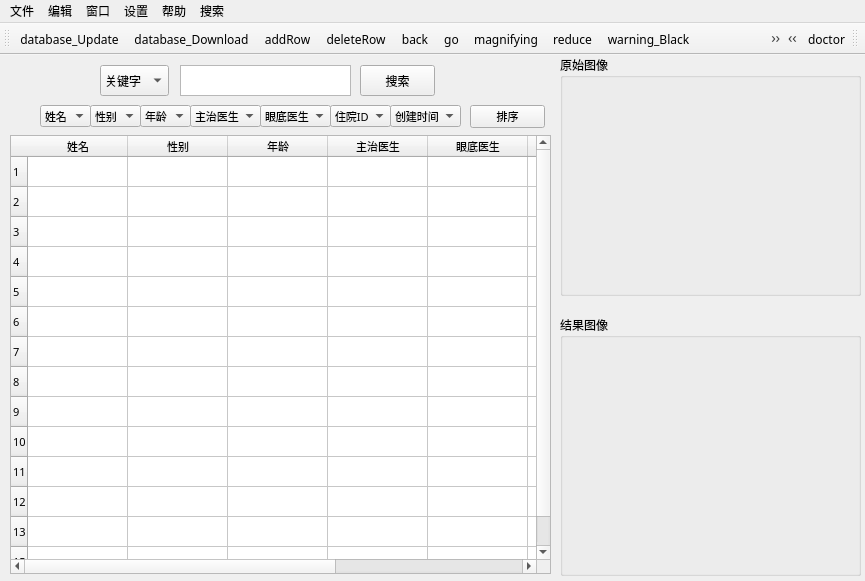
<?xml version="1.0" encoding="UTF-8"?>
<ui version="4.0">
 <class>OXY</class>
 <widget class="QMainWindow" name="OXY">
  <property name="geometry">
   <rect>
    <x>0</x>
    <y>0</y>
    <width>865</width>
    <height>581</height>
   </rect>
  </property>
  <property name="font">
   <font>
    <family>微软雅黑</family>
   </font>
  </property>
  <property name="windowTitle">
   <string>MainWindow</string>
  </property>
  <property name="windowIcon">
   <iconset>
    <normaloff>icons/eye.jpg</normaloff>icons/eye.jpg</iconset>
  </property>
  <widget class="QWidget" name="centralWidget">
   <widget class="QGroupBox" name="groupBox">
    <property name="geometry">
     <rect>
      <x>560</x>
      <y>0</y>
      <width>301</width>
      <height>241</height>
     </rect>
    </property>
    <property name="font">
     <font>
      <family>微软雅黑</family>
     </font>
    </property>
    <property name="title">
     <string>原始图像</string>
    </property>
   </widget>
   <widget class="QGroupBox" name="groupBox_2">
    <property name="geometry">
     <rect>
      <x>560</x>
      <y>260</y>
      <width>301</width>
      <height>261</height>
     </rect>
    </property>
    <property name="font">
     <font>
      <family>微软雅黑</family>
     </font>
    </property>
    <property name="title">
     <string>结果图像</string>
    </property>
    <widget class="QWidget" name="verticalLayoutWidget">
     <property name="geometry">
      <rect>
       <x>-10</x>
       <y>-250</y>
       <width>341</width>
       <height>521</height>
      </rect>
     </property>
     <layout class="QVBoxLayout" name="verticalLayout"/>
    </widget>
   </widget>
   <widget class="QComboBox" name="comboBox">
    <property name="geometry">
     <rect>
      <x>100</x>
      <y>10</y>
      <width>69</width>
      <height>31</height>
     </rect>
    </property>
    <property name="font">
     <font>
      <family>微软雅黑</family>
      <underline>false</underline>
     </font>
    </property>
    <item>
     <property name="text">
      <string>关键字</string>
     </property>
    </item>
    <item>
     <property name="text">
      <string>姓名</string>
     </property>
    </item>
    <item>
     <property name="text">
      <string>年龄</string>
     </property>
    </item>
    <item>
     <property name="text">
      <string>住院ID</string>
     </property>
    </item>
    <item>
     <property name="text">
      <string>性别</string>
     </property>
    </item>
    <item>
     <property name="text">
      <string>主治医生</string>
     </property>
    </item>
    <item>
     <property name="text">
      <string>眼底医生</string>
     </property>
    </item>
    <item>
     <property name="text">
      <string>创建时间</string>
     </property>
    </item>
    <item>
     <property name="text">
      <string>手机号</string>
     </property>
    </item>
   </widget>
   <widget class="QTextEdit" name="textEdit">
    <property name="geometry">
     <rect>
      <x>180</x>
      <y>10</y>
      <width>171</width>
      <height>31</height>
     </rect>
    </property>
   </widget>
   <widget class="QPushButton" name="pushButton">
    <property name="geometry">
     <rect>
      <x>360</x>
      <y>10</y>
      <width>75</width>
      <height>31</height>
     </rect>
    </property>
    <property name="font">
     <font>
      <family>微软雅黑</family>
     </font>
    </property>
    <property name="text">
     <string>搜索</string>
    </property>
   </widget>
   <widget class="QComboBox" name="comboBox_name">
    <property name="geometry">
     <rect>
      <x>40</x>
      <y>50</y>
      <width>51</width>
      <height>22</height>
     </rect>
    </property>
    <property name="font">
     <font>
      <family>微软雅黑</family>
      <pointsize>8</pointsize>
     </font>
    </property>
    <property name="maxVisibleItems">
     <number>6</number>
    </property>
    <item>
     <property name="text">
      <string>姓名</string>
     </property>
    </item>
    <item>
     <property name="text">
      <string>A-Z</string>
     </property>
    </item>
    <item>
     <property name="text">
      <string>Z-A</string>
     </property>
    </item>
   </widget>
   <widget class="QComboBox" name="comboBox_sex">
    <property name="geometry">
     <rect>
      <x>90</x>
      <y>50</y>
      <width>51</width>
      <height>22</height>
     </rect>
    </property>
    <property name="font">
     <font>
      <family>微软雅黑</family>
      <pointsize>8</pointsize>
     </font>
    </property>
    <property name="maxVisibleItems">
     <number>6</number>
    </property>
    <item>
     <property name="text">
      <string>性别</string>
     </property>
    </item>
    <item>
     <property name="text">
      <string>男</string>
     </property>
    </item>
    <item>
     <property name="text">
      <string>女</string>
     </property>
    </item>
   </widget>
   <widget class="QComboBox" name="comboBox_age">
    <property name="geometry">
     <rect>
      <x>140</x>
      <y>50</y>
      <width>51</width>
      <height>22</height>
     </rect>
    </property>
    <property name="font">
     <font>
      <family>微软雅黑</family>
      <pointsize>8</pointsize>
     </font>
    </property>
    <property name="maxVisibleItems">
     <number>6</number>
    </property>
    <item>
     <property name="text">
      <string>年龄</string>
     </property>
    </item>
    <item>
     <property name="text">
      <string>从小到大</string>
     </property>
    </item>
    <item>
     <property name="text">
      <string>从大到小</string>
     </property>
    </item>
   </widget>
   <widget class="QComboBox" name="comboBox_hosID">
    <property name="geometry">
     <rect>
      <x>330</x>
      <y>50</y>
      <width>61</width>
      <height>22</height>
     </rect>
    </property>
    <property name="font">
     <font>
      <family>微软雅黑</family>
      <pointsize>8</pointsize>
     </font>
    </property>
    <property name="maxVisibleItems">
     <number>6</number>
    </property>
    <item>
     <property name="text">
      <string>住院ID</string>
     </property>
    </item>
    <item>
     <property name="text">
      <string>从小到大</string>
     </property>
    </item>
    <item>
     <property name="text">
      <string>从大到小</string>
     </property>
    </item>
   </widget>
   <widget class="QComboBox" name="comboBox_docMain">
    <property name="geometry">
     <rect>
      <x>190</x>
      <y>50</y>
      <width>71</width>
      <height>22</height>
     </rect>
    </property>
    <property name="font">
     <font>
      <family>微软雅黑</family>
      <pointsize>8</pointsize>
     </font>
    </property>
    <property name="maxVisibleItems">
     <number>6</number>
    </property>
    <item>
     <property name="text">
      <string>主治医生</string>
     </property>
    </item>
    <item>
     <property name="text">
      <string>张一</string>
     </property>
    </item>
    <item>
     <property name="text">
      <string>张二</string>
     </property>
    </item>
    <item>
     <property name="text">
      <string>张三</string>
     </property>
    </item>
   </widget>
   <widget class="QComboBox" name="comboBox_id_2">
    <property name="geometry">
     <rect>
      <x>390</x>
      <y>50</y>
      <width>71</width>
      <height>22</height>
     </rect>
    </property>
    <property name="font">
     <font>
      <family>微软雅黑</family>
      <pointsize>8</pointsize>
      <weight>50</weight>
      <italic>false</italic>
      <bold>false</bold>
     </font>
    </property>
    <property name="maxVisibleItems">
     <number>6</number>
    </property>
    <item>
     <property name="text">
      <string>创建时间</string>
     </property>
    </item>
    <item>
     <property name="text">
      <string>从小到大</string>
     </property>
    </item>
    <item>
     <property name="text">
      <string>从大到小</string>
     </property>
    </item>
   </widget>
   <widget class="QComboBox" name="comboBox_docMain_2">
    <property name="geometry">
     <rect>
      <x>260</x>
      <y>50</y>
      <width>71</width>
      <height>22</height>
     </rect>
    </property>
    <property name="font">
     <font>
      <family>微软雅黑</family>
      <pointsize>8</pointsize>
     </font>
    </property>
    <property name="maxVisibleItems">
     <number>6</number>
    </property>
    <item>
     <property name="text">
      <string>眼底医生</string>
     </property>
    </item>
    <item>
     <property name="text">
      <string>李一</string>
     </property>
    </item>
    <item>
     <property name="text">
      <string>李二</string>
     </property>
    </item>
    <item>
     <property name="text">
      <string>李三</string>
     </property>
    </item>
   </widget>
   <widget class="QPushButton" name="pushButton_2">
    <property name="geometry">
     <rect>
      <x>470</x>
      <y>50</y>
      <width>75</width>
      <height>23</height>
     </rect>
    </property>
    <property name="font">
     <font>
      <family>微软雅黑</family>
      <pointsize>8</pointsize>
     </font>
    </property>
    <property name="text">
     <string>排序</string>
    </property>
   </widget>
   <widget class="QTableWidget" name="tableWidget">
    <property name="geometry">
     <rect>
      <x>10</x>
      <y>80</y>
      <width>541</width>
      <height>439</height>
     </rect>
    </property>
    <property name="minimumSize">
     <size>
      <width>519</width>
      <height>439</height>
     </size>
    </property>
    <property name="font">
     <font>
      <family>微软雅黑</family>
      <pointsize>8</pointsize>
     </font>
    </property>
    <property name="toolTip">
     <string/>
    </property>
    <property name="autoScrollMargin">
     <number>10</number>
    </property>
    <property name="dragEnabled">
     <bool>true</bool>
    </property>
    <row>
     <property name="text">
      <string>1</string>
     </property>
    </row>
    <row>
     <property name="text">
      <string>2</string>
     </property>
    </row>
    <row>
     <property name="text">
      <string>3</string>
     </property>
    </row>
    <row>
     <property name="text">
      <string>4</string>
     </property>
    </row>
    <row>
     <property name="text">
      <string>5</string>
     </property>
    </row>
    <row>
     <property name="text">
      <string>6</string>
     </property>
    </row>
    <row>
     <property name="text">
      <string>7</string>
     </property>
    </row>
    <row>
     <property name="text">
      <string>8</string>
     </property>
    </row>
    <row>
     <property name="text">
      <string>9</string>
     </property>
    </row>
    <row>
     <property name="text">
      <string>10</string>
     </property>
    </row>
    <row>
     <property name="text">
      <string>11</string>
     </property>
    </row>
    <row>
     <property name="text">
      <string>12</string>
     </property>
    </row>
    <row>
     <property name="text">
      <string>13</string>
     </property>
    </row>
    <row>
     <property name="text">
      <string>15</string>
     </property>
    </row>
    <column>
     <property name="text">
      <string>姓名</string>
     </property>
     <property name="font">
      <font>
       <family>Arial</family>
       <pointsize>8</pointsize>
      </font>
     </property>
    </column>
    <column>
     <property name="text">
      <string>性别</string>
     </property>
     <property name="font">
      <font>
       <family>Arial</family>
       <pointsize>8</pointsize>
      </font>
     </property>
    </column>
    <column>
     <property name="text">
      <string>年龄</string>
     </property>
     <property name="font">
      <font>
       <family>Arial</family>
       <pointsize>8</pointsize>
      </font>
     </property>
    </column>
    <column>
     <property name="text">
      <string>主治医生</string>
     </property>
     <property name="font">
      <font>
       <family>Arial</family>
       <pointsize>8</pointsize>
      </font>
     </property>
    </column>
    <column>
     <property name="text">
      <string>眼底医生</string>
     </property>
     <property name="font">
      <font>
       <family>Arial</family>
       <pointsize>8</pointsize>
      </font>
     </property>
    </column>
    <column>
     <property name="text">
      <string>住院ID</string>
     </property>
    </column>
    <column>
     <property name="text">
      <string>会诊记录</string>
     </property>
    </column>
    <column>
     <property name="text">
      <string>创建时间</string>
     </property>
    </column>
    <item row="0" column="0">
     <property name="text">
      <string/>
     </property>
     <property name="font">
      <font>
       <family>微软雅黑</family>
       <pointsize>6</pointsize>
      </font>
     </property>
    </item>
   </widget>
  </widget>
  <widget class="QMenuBar" name="menuBar">
   <property name="geometry">
    <rect>
     <x>0</x>
     <y>0</y>
     <width>865</width>
     <height>23</height>
    </rect>
   </property>
   <widget class="QMenu" name="file">
    <property name="title">
     <string>文件</string>
    </property>
    <addaction name="actionNew"/>
    <addaction name="actionOpen"/>
    <addaction name="actionSave"/>
   </widget>
   <widget class="QMenu" name="edit">
    <property name="title">
     <string>编辑</string>
    </property>
    <addaction name="actionImage"/>
   </widget>
   <widget class="QMenu" name="window">
    <property name="title">
     <string>窗口</string>
    </property>
    <addaction name="actionnew_Window"/>
   </widget>
   <widget class="QMenu" name="setting">
    <property name="title">
     <string>设置</string>
    </property>
    <addaction name="actionFont"/>
    <addaction name="actionStyle"/>
   </widget>
   <widget class="QMenu" name="about">
    <property name="title">
     <string>帮助</string>
    </property>
    <addaction name="actionAbout"/>
   </widget>
   <widget class="QMenu" name="serach">
    <property name="title">
     <string>搜索</string>
    </property>
    <addaction name="actionBaidu"/>
   </widget>
   <addaction name="file"/>
   <addaction name="edit"/>
   <addaction name="window"/>
   <addaction name="setting"/>
   <addaction name="about"/>
   <addaction name="serach"/>
  </widget>
  <widget class="QToolBar" name="toolBar">
   <property name="windowTitle">
    <string>toolBar</string>
   </property>
   <property name="layoutDirection">
    <enum>Qt::LeftToRight</enum>
   </property>
   <property name="autoFillBackground">
    <bool>true</bool>
   </property>
   <attribute name="toolBarArea">
    <enum>TopToolBarArea</enum>
   </attribute>
   <attribute name="toolBarBreak">
    <bool>false</bool>
   </attribute>
   <addaction name="actionData_Update"/>
   <addaction name="actionDatabase_Download"/>
   <addaction name="actionAddRow"/>
   <addaction name="actionDeleteRow"/>
   <addaction name="actionBack"/>
   <addaction name="actionGo"/>
   <addaction name="actionMagnifying"/>
   <addaction name="actionReduce"/>
   <addaction name="actionWarning_Black"/>
   <addaction name="actionWarning_Red"/>
   <addaction name="separator"/>
   <addaction name="actionHome"/>
  </widget>
  <widget class="QToolBar" name="toolBar_user">
   <property name="windowTitle">
    <string>toolBar_2</string>
   </property>
   <property name="layoutDirection">
    <enum>Qt::RightToLeft</enum>
   </property>
   <attribute name="toolBarArea">
    <enum>TopToolBarArea</enum>
   </attribute>
   <attribute name="toolBarBreak">
    <bool>false</bool>
   </attribute>
   <addaction name="actionDoctor"/>
   <addaction name="actionPatient"/>
   <addaction name="separator"/>
  </widget>
  <action name="actionNew">
   <property name="text">
    <string>新建</string>
   </property>
   <property name="font">
    <font>
     <family>微软雅黑</family>
    </font>
   </property>
  </action>
  <action name="actionImage">
   <property name="text">
    <string>图像</string>
   </property>
   <property name="toolTip">
    <string>image</string>
   </property>
   <property name="font">
    <font>
     <family>微软雅黑</family>
    </font>
   </property>
  </action>
  <action name="actionnew_Window">
   <property name="text">
    <string>新建窗口</string>
   </property>
   <property name="toolTip">
    <string>new_Window</string>
   </property>
   <property name="font">
    <font>
     <family>微软雅黑</family>
    </font>
   </property>
  </action>
  <action name="actionFont">
   <property name="text">
    <string>字体</string>
   </property>
   <property name="toolTip">
    <string>font</string>
   </property>
   <property name="font">
    <font>
     <family>微软雅黑</family>
    </font>
   </property>
  </action>
  <action name="actionStyle">
   <property name="text">
    <string>风格</string>
   </property>
  </action>
  <action name="actionOpen">
   <property name="text">
    <string>打开</string>
   </property>
  </action>
  <action name="actionSave">
   <property name="text">
    <string>保存</string>
   </property>
  </action>
  <action name="actionBaidu">
   <property name="text">
    <string>百度</string>
   </property>
   <property name="font">
    <font>
     <family>微软雅黑</family>
    </font>
   </property>
  </action>
  <action name="actionAbout">
   <property name="text">
    <string>关于</string>
   </property>
  </action>
  <action name="actionData_Update">
   <property name="icon">
    <iconset>
     <normaloff>icons/database_update.icns</normaloff>icons/database_update.icns</iconset>
   </property>
   <property name="text">
    <string>database_Update</string>
   </property>
   <property name="toolTip">
    <string>database_Update</string>
   </property>
  </action>
  <action name="actionMagnifying">
   <property name="icon">
    <iconset>
     <normaloff>icons/magnifying.icns</normaloff>icons/magnifying.icns</iconset>
   </property>
   <property name="text">
    <string>magnifying</string>
   </property>
   <property name="toolTip">
    <string>magnifying</string>
   </property>
  </action>
  <action name="actionReduce">
   <property name="icon">
    <iconset>
     <normaloff>icons/reduce.icns</normaloff>icons/reduce.icns</iconset>
   </property>
   <property name="text">
    <string>reduce</string>
   </property>
   <property name="toolTip">
    <string>reduce</string>
   </property>
  </action>
  <action name="actionDatabase_Download">
   <property name="icon">
    <iconset>
     <normaloff>icons/database_download.icns</normaloff>icons/database_download.icns</iconset>
   </property>
   <property name="text">
    <string>database_Download</string>
   </property>
   <property name="toolTip">
    <string>database_Download</string>
   </property>
  </action>
  <action name="actionWarning_Black">
   <property name="icon">
    <iconset>
     <normaloff>icons/warning_Black.icns</normaloff>icons/warning_Black.icns</iconset>
   </property>
   <property name="text">
    <string>warning_Black</string>
   </property>
   <property name="toolTip">
    <string>warning_Black</string>
   </property>
  </action>
  <action name="actionWarning_Red">
   <property name="icon">
    <iconset>
     <normaloff>icons/warning_Red.icns</normaloff>icons/warning_Red.icns</iconset>
   </property>
   <property name="text">
    <string>warning_Red</string>
   </property>
   <property name="toolTip">
    <string>warning_Red</string>
   </property>
  </action>
  <action name="actionBack">
   <property name="icon">
    <iconset>
     <normaloff>icons/back.ico</normaloff>icons/back.ico</iconset>
   </property>
   <property name="text">
    <string>back</string>
   </property>
   <property name="toolTip">
    <string>back</string>
   </property>
  </action>
  <action name="actionGo">
   <property name="icon">
    <iconset>
     <normaloff>icons/go.ico</normaloff>icons/go.ico</iconset>
   </property>
   <property name="text">
    <string>go</string>
   </property>
   <property name="toolTip">
    <string>go</string>
   </property>
  </action>
  <action name="actionPatient">
   <property name="icon">
    <iconset>
     <normaloff>icons/patient.icns</normaloff>
     <normalon>icons/patient.icns</normalon>icons/patient.icns</iconset>
   </property>
   <property name="text">
    <string>patient</string>
   </property>
   <property name="toolTip">
    <string>patient</string>
   </property>
   <property name="shortcutContext">
    <enum>Qt::WidgetShortcut</enum>
   </property>
  </action>
  <action name="actionDoctor">
   <property name="icon">
    <iconset>
     <normaloff>icons/doctor.icns</normaloff>
     <normalon>icons/doctor.icns</normalon>icons/doctor.icns</iconset>
   </property>
   <property name="text">
    <string>doctor</string>
   </property>
   <property name="toolTip">
    <string>doctor</string>
   </property>
  </action>
  <action name="actionAddRow">
   <property name="icon">
    <iconset>
     <normaloff>icons/addRow.icns</normaloff>icons/addRow.icns</iconset>
   </property>
   <property name="text">
    <string>addRow</string>
   </property>
   <property name="toolTip">
    <string>addRow</string>
   </property>
  </action>
  <action name="actionDeleteRow">
   <property name="icon">
    <iconset>
     <normaloff>icons/deleteRow.ico</normaloff>icons/deleteRow.ico</iconset>
   </property>
   <property name="text">
    <string>deleteRow</string>
   </property>
  </action>
  <action name="actionHome">
   <property name="icon">
    <iconset>
     <normaloff>icons/home.ico</normaloff>icons/home.ico</iconset>
   </property>
   <property name="text">
    <string>home</string>
   </property>
   <property name="toolTip">
    <string>home</string>
   </property>
  </action>
  <action name="actionMianIcon">
   <property name="checkable">
    <bool>true</bool>
   </property>
   <property name="icon">
    <iconset resource="icons/main.qrc">
     <normaloff>:/main/eye.jpg</normaloff>:/main/eye.jpg</iconset>
   </property>
   <property name="text">
    <string>mianIcon</string>
   </property>
   <property name="toolTip">
    <string>mianicon</string>
   </property>
  </action>
 </widget>
 <resources>
  <include location="icons/main.qrc"/>
 </resources>
 <connections/>
</ui>
